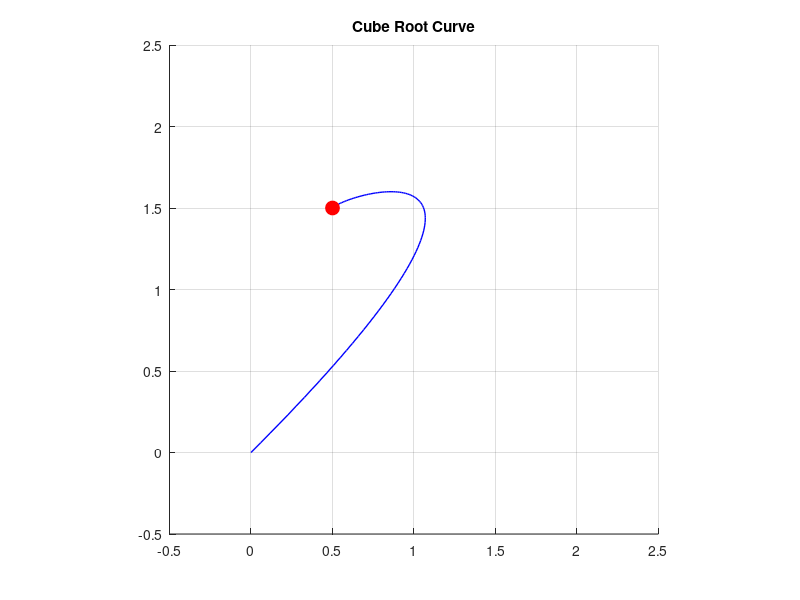

The MATLAB script that drew this image: (Note: this script raises an error after producing the figure.)
% Task 7: Traverse the path according to arbitrary progress curves
% 题目7：根据任意进度曲线遍历路径

function task7_progress_curve()
    % 创建输出目录（如果不存在）
    if ~exist('out', 'dir')
        mkdir('out');
    end
    
    % 定义不同的进度曲线
    progress_curves = {
        @(s) s^(1/3),                                  % 三次根曲线：起始快末尾慢
        @(s) s^2,                                      % 平方曲线：起始慢末尾快
        @(s) sin(pi*s/2),                             % 正弦曲线：平滑加减速
        @(s) 0.5 + 0.5*sin((2*s-1)*pi/2)             % 复合正弦曲线：中间停顿
    };
    
    curve_names = {
        'Cube Root Curve',
        'Square Curve ',
        'Sine Curve',
        'Composite Sine Curve'
    };
    
    video_names = {
        'cube_root_motion.avi',
        'square_motion.avi',
        'sine_motion.avi',
        'composite_sine_motion.avi'
    };
    
    % 对每种进度曲线进行演示
    for i = 1:length(progress_curves)
        % 创建新的figure并设置固定大小
        fig = figure('Position', [100 100 800 600], 'Units', 'pixels');
        
        % 设置图形窗口
        set(gca, 'XLim', [-0.5 2.5], 'YLim', [-0.5 2.5], ...
            'SortMethod', 'childorder', 'Visible', 'on');
        cla
        axis square
        grid on;
        hold on;
        
        % 绘制完整路径
        t_plot = linspace(0, 1, 100);
        x_plot = 0.5 + 0.3*t_plot + 3.9*t_plot.^2 - 4.7*t_plot.^3;
        y_plot = 1.5 + 0.3*t_plot + 0.9*t_plot.^2 - 2.7*t_plot.^3;
        plot(x_plot, y_plot, 'b-', 'LineWidth', 1);
        
        % 创建运动点
        ball = plot(x_plot(1), y_plot(1), 'ro', 'MarkerSize', 10, 'MarkerFaceColor', 'r');
        
        % 设置标题
        title(curve_names{i});
        
        % 获取第一帧并确定视频大小
        drawnow;
        frame = getframe(fig);
        [height, width, ~] = size(frame.cdata);
        
        % 创建视频写入对象
        v = VideoWriter(fullfile('out', video_names{i}));
        v.FrameRate = 20;
        v.Quality = 100;
        open(v);
        writeVideo(v, frame);  % 写入第一帧
        
        % 按照当前进度曲线运动
        for u = linspace(0, 1, 50)
            % 计算当前进度
            s = progress_curves{i}(u);
            
            % 找到对应的参数t
            t = task2_find_t(s);
            
            % 计算位置
            x = 0.5 + 0.3*t + 3.9*t^2 - 4.7*t^3;
            y = 1.5 + 0.3*t + 0.9*t^2 - 2.7*t^3;
            
            % 使用题目要求的命令更新位置
            set(ball, 'xdata', x, 'ydata', y);
            drawnow;
            
            % 捕获当前帧并写入视频
            frame = getframe(fig);
            if size(frame.cdata, 1) ~= height || size(frame.cdata, 2) ~= width
                frame.cdata = imresize(frame.cdata, [height width]);
            end
            writeVideo(v, frame);
            
            pause(0.05);
        end
        
        % 捕获最后几帧
        for k = 1:20
            frame = getframe(fig);
            if size(frame.cdata, 1) ~= height || size(frame.cdata, 2) ~= width
                frame.cdata = imresize(frame.cdata, [height width]);
            end
            writeVideo(v, frame);
        end
        
        % 关闭视频文件
        close(v);
        fprintf('动画已保存到 out/%s\n', video_names{i});
        
        % 关闭当前figure
        close(fig);
    end
end 
